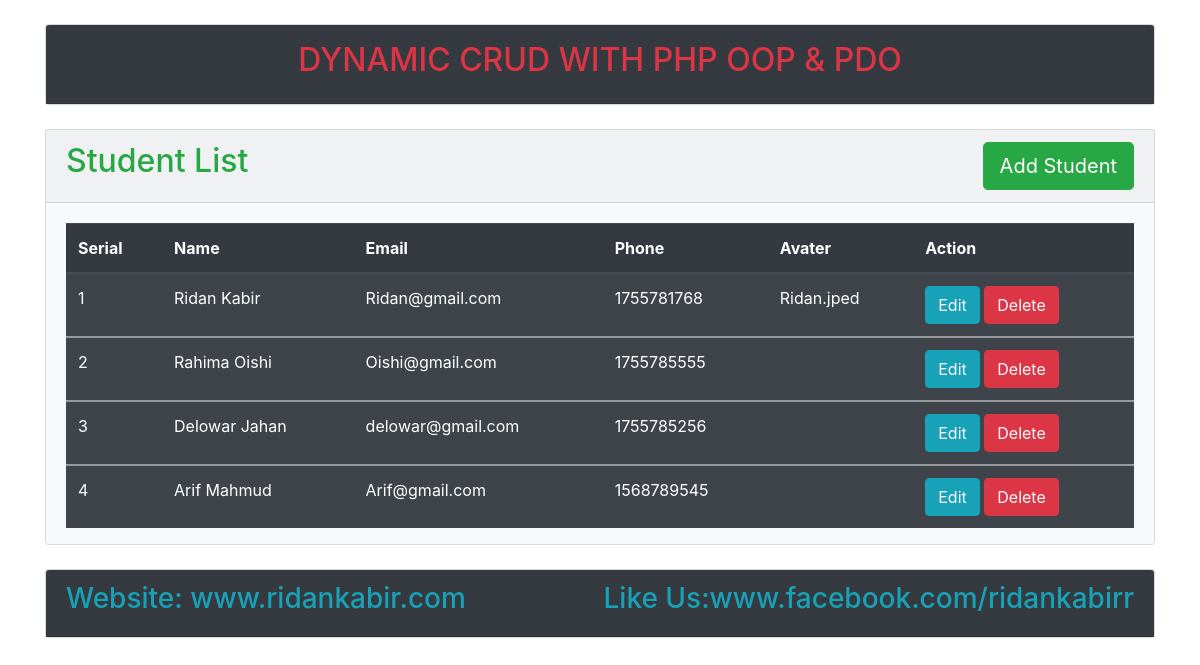
The page / on the database its author committed.
### tables this page shows
CREATE TABLE `tbl_students` (
  `std_id` int(4) NOT NULL,
  `std_name` varchar(255) NOT NULL,
  `std_email` varchar(255) NOT NULL,
  `std_phone` int(255) NOT NULL,
  `std_avater` text NOT NULL
);

### lib/Database.php (called while the page is built, shortened)
<?php
 class Database {
 	private $hostdb = "localhost";
 	private $userdb = "root";
 	private $passdb = "";
 	private $namedb = "db_students";
 	private $pdo;
 	public function __construct(){
 		if (!isset($this->pdo)) {
 			try
 			{
 				$link = new PDO("mysql:host=".$this->hostdb.";dbname=".$this->namedb,$this->userdb,$this->passdb);
 				$link->setAttribute(PDO::ATTR_ERRMODE, PDO::ERRMODE_EXCEPTION);
 				$link->exec("SET CHARACTER SET utf8");
 				$this->pdo = $link;
 			}
 			catch(PDOException $e){
 				die("Failed to connect with Database ". $e->getMessage());
 			}
 		}
 	}
 	public function select($table, $data = array())
 	{
 		$sql = 'SELECT ';
 		$sql .= array_key_exists("select", $data) ? $data['select']: '*';
 		$sql .= ' FROM ' .$table;
 		if (array_key_exists("order_by", $data) )
 		{
 			$sql .= ' ORDER BY '.$data['order_by'];
 		}
 		$query = $this->pdo->prepare($sql);
 		$query->execute();
 		if (array_key_exists("return_type", $data))
 		{
 			switch ($data['return_type'])
 			{
 				case 'count':
 					$value = $query->rowCount();
 					break;
				case 'single':
					$value = $query->fetch(PDO::FETCH_ASSOC);
					break;
 				default:
 					$value = "";
 					break;
 			}
 		}else
 			{
 				if ($query->rowCount() > 0)
 				{
 					$value = $query->fetchAll();
 				}
 		}
 		return !empty($value) ? $value:false;
 	}
 }
?>

### index.php (the view, shortened to what this page needs)
<?php
include('inc/header.php');
include('lib/Database.php');
?>
<div class="card bg-light my-md-4">
	<div class="card-header">
		<h2 class="text-success">Student List <a href="addstudent.php" class="btn btn-success btn-lg float-right">Add Student</a></h2>
	</div>
	<div class="card-body pb-0">
		<table class="table table-striped table-hover table-dark">
		  <thead>
		    <tr>
		      <th scope="col">Serial</th>
		      <th scope="col">Name</th>
		      <th scope="col">Email</th>
		      <th scope="col">Phone</th>
		      <th scope="col">Avater</th>
		      <th scope="col">Action</th>
		    </tr>
		  </thead>
		<?php
		$db = new Database();
		$table = "tbl_students";
		$order_by = array('order_by' => 'std_id ASC' );
		$studentData = $db->select($table, $order_by);
		if (!empty($studentData)) {
			$i = 0;
			foreach ($studentData as $data) {  $i++; ?>
		  <tbody>
		    <tr>
		      <td><?php echo $i; ?></td>
		      <td><?php echo $data['std_name']; ?></td>
		      <td><?php echo $data['std_email']; ?></td>
		      <td><?php echo $data['std_phone']; ?></td>
		      <td><?php echo $data['std_avater']; ?></td>
		      <td>
		      	<a href="edit-student.php?edit_id=<?php echo $data['std_id']; ?>" class="btn btn-info">Edit</a>
		      	<a href="lib/process-student.php?action=delete&id=<?php echo $data['std_id']; ?>" onclick="return confirm('Are you sure to delete?');" class="btn btn-danger">Delete</a>
		      </td>
		    </tr>
		  </tbody>
		<?php } } ?>
		</table>
	</div>
</div>
<?php
	include('inc/footer.php');
?>

### inc/header.php (shortened to what this page needs)
<!DOCTYPE html>
<html lang="en">
<head>
	<link rel="stylesheet" href="lib/css/bootstrap.min.css">
</head>
<body>
		<div class="container">
			<div class="row">
				<div class="col-md-12">
					<div class="card bg-light mt-4">
						<div class="card-header text-center bg-dark py-3"><h2 class="text-danger">DYNAMIC CRUD WITH PHP OOP & PDO</h2></div>
					</div>

### inc/footer.php (shortened to what this page needs)
					<div class="card bg-light">
						<div class="card-header bg-dark">
							<h3 class="text-info"><a target="_blank" class="text-info" href="www.ridankabir.com">Website: www.ridankabir.com</a>
								<a href="https://www.facebook.com/ridankabirr" target="_blank" class="float-right text-info">Like Us:www.facebook.com/ridankabirr</a>
							</h3>
						</div>
					</div>
				</div>
			</div>
		</div>
</body>
</html>

### rows shown on the page
tbl_students: std_name "Ridan Kabir", std_email "Ridan@gmail.com", std_phone "1755781768", std_avater "Ridan.jped"
tbl_students: std_name "Rahima Oishi", std_email "Oishi@gmail.com", std_phone "1755785555"
tbl_students: std_name "Delowar Jahan", std_email "delowar@gmail.com", std_phone "1755785256"
tbl_students: std_name "Arif Mahmud", std_email "Arif@gmail.com", std_phone "1568789545"
